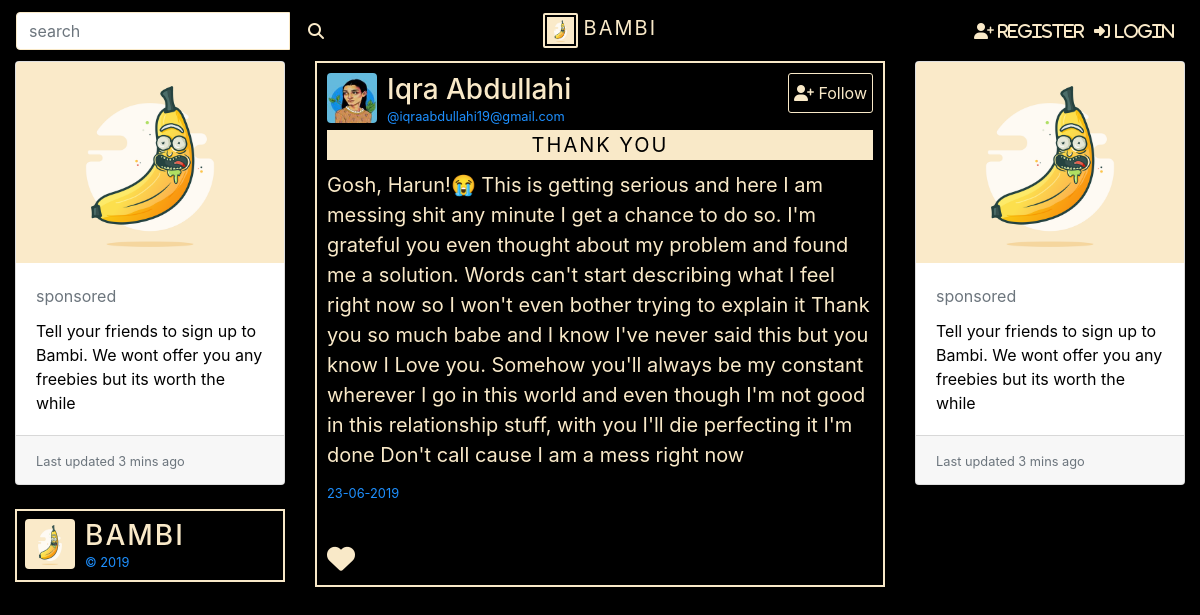
/post/1, run on the app's committed database.
### bambiv3/models.py (models this page shows, shortened)
class User(db.Model, UserMixin):
	id = db.Column(db.Integer, primary_key=True)
	username = db.Column(db.String(20), unique=True, nullable=False)
	email = db.Column(db.String(120), unique=True, nullable=False)
	image_file = db.Column(db.String(20), nullable=False, default='default.jpg')
	password = db.Column(db.String(60), nullable=False)
	department = db.Column(db.String(20), nullable=False)
	student_number = db.Column(db.Integer(), unique=True, nullable=False)
	age = db.Column(db.Integer(), nullable=False)
	country = db.Column(db.String(20), nullable=False)
	hobby = db.Column(db.String(20), nullable=False)
	posts = db.relationship('Post', backref='author', lazy=True)

class Post(db.Model):
	id = db.Column(db.Integer, primary_key=True)
	title = db.Column(db.String(100)) #nullable=False
	date_posted = db.Column(db.DateTime, nullable=False, default=datetime.utcnow)
	content = db.Column(db.Text, nullable=False)
	user_id = db.Column(db.Integer, db.ForeignKey('user.id'), nullable=False)

### bambiv3/routes.py (the view)
@app.route('/post/<int:post_id>')
def post(post_id):
	post = Post.query.get_or_404(post_id)
	return render_template('post.html',title=post.title, post=post)

### bambiv3/templates/post.html (shortened to what this page needs)
{% extends "layout.html" %}
{% block content %}
<div class="container-fluid">
  <div class="row">
    <div class="col-3">
      {% if current_user.is_authenticated %}
      <header style="color:#F9E9C8;border:2px solid #F9E9C8;padding:8px;cursor:pointer;" data-toggle="modal" data-target="#profile">
        <img src="{{ url_for('static', filename='profile_pics/' + current_user.image_file) }}" alt="default profile" class="profile-thumbnail">
        <div class="profile-name">
          <h3>{{current_user.username}}</h3>
          <small>{{current_user.email}}</small>
        </div>
      </header>
      <br>
      <div class="modal fade" id="profile" tabindex="-1" role="dialog" aria-labelledby="exampleModalCenterTitle" aria-hidden="true">
      <div class="modal-dialog modal-dialog-centered" role="document">
        <div class="modal-content">
            <button type="button" class="close" data-dismiss="modal" aria-label="Close">
              <span aria-hidden="true">&times;</span>
            </button>
          <div class="modal-body">
            <div class="card" style="color:#000;text-align:center;">
            <img class="card-img-top" src="{{ url_for('static', filename='profile_pics/' + current_user.image_file) }}" alt="Card image cap" style="height:250px;">
            <div class="card-body">
              <h5 class="card-title">{{current_user.username}}</h5>
              <small>@{{current_user.email}}</small>
              <!--<small>Software Engineering Student at Near East University</small>
            </div>
            <div class="card-footer">
            <div>
              <strong>12M</strong> Friends
            </div>
            <div>
              <strong>3</strong> Enemies
            </div>-->
            </div>
          </div>
          </div>
          <div class="modal-footer">
            <button type="button" class="btn btn-warning"><a href="{{ url_for('account') }}" style="color:#F9E9C8;">Edit</a></button>
            <button type="button" class="btn btn-dark" data-dismiss="modal">Close</button>
          </div>
        </div>
      </div>
    </div>
    <div class="card about" style="color:#000;text-align:left;">
    <div class="card-body">
      <h5 class="card-title">About <small><a href="{{ url_for('account') }}">edit</a></small></h5>
      <p><i class="fas fa-graduation-cap"></i> Studies at <span>Near East University</span></p>
      <p><i class="fas fa-fire-alt"></i> Majors in <span>{{current_user.department}}</span></p>
      <p><i class="fas fa-home"></i> Student Number: <span>{{current_user.student_number}}</span></p>
      <p><i class="fas fa-fire-alt"></i> Is <span>{{current_user.age}}</span> years old</p>
      <p><i class="fas fa-money-check-alt"></i> From <span>{{current_user.country}}</span></p>
      <p><i class="fas fa-home"></i> Lives in <span>Nicosia, Cyprus</span></p>
      <p><i class="fas fa-igloo"></i> Interested in <span>{{current_user.hobby}}</span></p>
    </div>
  </div>
  <br>
  <header style="color:#F9E9C8;border:2px solid #F9E9C8;padding:8px;">
    <img src="{{ url_for('static', filename='profile_pics/' + 'logo.png') }}" alt="logo" class="profile-thumbnail">
    <div class="profile-name">
      <h3 class="logo">BAMBI</h3>
      <small>&copy 2019</small>
    </div>
  </header>
  {% else %}
    <div class="card" style="color:#000;">
      <img class="card-img-top" src="{{ url_for('static', filename='profile_pics/' + 'logo.png') }}" alt="logo">
      <div class="card-body">
        <h5 class="card-title"><small class="text-muted">sponsored</small></h5>
        <p class="card-text">Tell your friends to sign up to Bambi. We wont offer you any freebies but its worth the while</p>
      </div>
      <div class="card-footer">
        <small class="text-muted">Last updated 3 mins ago</small>
      </div>
    </div>
    <br>
    <header style="color:#F9E9C8;border:2px solid #F9E9C8;padding:8px;">
    <img src="{{ url_for('static', filename='profile_pics/' + 'logo.png') }}" alt="logo" class="profile-thumbnail">
    <div class="profile-name">
      <h3 class="logo">BAMBI</h3>
      <small>&copy 2019</small>
    </div>
  </header>
  {% endif %}
</div>
    <div class="col-6">
	  <div class="post">
			<header>
			    <img src="{{ url_for('static', filename='profile_pics/' + post.author.image_file) }}" alt="profile pic" class="profile-thumbnail">
			    <div class="profile-name">
			      <h3><a href="{{url_for('user_posts', username=post.author.username)}}" style="color: #F9E9C8;">{{post.author.username}}</a></h3>
			      <small>@{{post.author.email}}</small>
			    </div>
			    <div class="follow-btn">
			      <button style="height:40px;background:#000;color:#F9E9C8;border:1px solid #F9E9C8;"><i class="fas fa-user-plus" style="color: #F9E9C8;"></i> Follow</button>
			    </div>
			  </header>
			  <div id="inner">
          <p style="text-transform: uppercase;letter-spacing: 2px;text-align: center;margin-top: 4px;background:#F9E9C8;color:#000;">{{post.title}}</p>
			    <p>{{post.content}}</p>
			    <small class="date">{{post.date_posted.strftime('%d-%m-%Y')}}</small>
			    <hr>
			  </div>
    	  <footer>
    			    <div class="stats">
    			      <div class="Retweets">
    			         <i class="fas fa-heart love" style="font-size: 28px;"></i>
    			      </div>
    			    </div>
    			  </footer>
    		</div>
    		<br>
    </div>
    <div class="col-3">
      {% if current_user.is_authenticated %}
	    {% with messages = get_flashed_messages(with_categories=true) %}
	    	{% if messages %}
	      		{% for category , message in messages %}
	        		<div class="alert alert-{{ category }} alert-dismissible fade show" role="alert">
      					{{message}}
        			<button type="button" class="close" data-dismiss="alert" aria-label="Close">
          				<span aria-hidden="true">&times;</span>
        			</button>
      				</div>
	      		{% endfor %}
	    	{% endif %}
	  	{% endwith %}
      <div class="alert alert-dark alert-dismissible fade show" role="alert">
      You have <strong>15</strong> unread messages
        <button type="button" class="close" data-dismiss="alert" aria-label="Close">
          <span aria-hidden="true">&times;</span>
        </button>
      </div>
      <div class="alert alert-success alert-dismissible fade show" role="alert">
      <strong>Ikra Abdullahi</strong> has a new post.Click to check.
        <button type="button" class="close" data-dismiss="alert" aria-label="Close">
          <span aria-hidden="true">&times;</span>
        </button>
      </div>
      <div class="alert alert-warning alert-dismissible fade show" role="alert">
      <strong>View your profile!</strong> Check yourself, you aren't looking too well.
        <button type="button" class="close" data-dismiss="alert" aria-label="Close">
          <span aria-hidden="true">&times;</span>
        </button>
      </div>
      <div class="card" style="color:#000;">
      <img class="card-img-top" src="{{ url_for('static', filename='profile_pics/' + 'logo.png') }}" alt="logo">
      <div class="card-body">
        <h5 class="card-title"><small class="text-muted">sponsored</small></h5>
        <p class="card-text">Tell your friends to sign up to Bambi. We wont offer you any freebies but its worth the while</p>
      </div>
      <div class="card-footer">
        <small class="text-muted">Last updated 3 mins ago</small>
      </div>
    </div>
    {% else %}
    <div class="card" style="color:#000;">
      <img class="card-img-top" src="{{ url_for('static', filename='profile_pics/' + 'logo.png') }}" alt="logo">
      <div class="card-body">
        <h5 class="card-title"><small class="text-muted">sponsored</small></h5>
        <p class="card-text">Tell your friends to sign up to Bambi. We wont offer you any freebies but its worth the while</p>
      </div>
      <div class="card-footer">
        <small class="text-muted">Last updated 3 mins ago</small>
      </div>
    </div>
    {% endif %}
</div>
{% endblock content %}

### bambiv3/static/main.css (style rules this page uses)
body { background:#000; color: #F9E9C8; }
.logo { color:#F9E9C8; letter-spacing:2px; }
.about span, small { color:#1e90ff; }

### bambiv3/templates/post.html (style rules this page uses)
header, footer { display: flex; flex-direction: row; }
header .profile-thumbnail { width: 50px; height: 50px; border-radius: 4px; }
header .profile-name { display: flex; flex-direction:column; margin-left: 10px; }
header .follow-btn { display: flex; margin: 0 0 0 auto; }
header .follow-btn button { border: 0; border-radius: 3px; padding: 5px; }
header h3, header h4 { display: flex; margin: 0; }
#inner p { margin-bottom: 10px; font-size: 20px; }
#inner hr { margin: 20px 0; border-style: solid; opacity: 0.1; color:#F9E9C8; }
footer .stats { display: flex; font-size: 15px; }
.post { border: 2px solid #F9E9C8; padding: 10px; }
.love { cursor: pointer; }

### data on the page
User: image_file (picture), author.username "Iqra Abdullahi", author.email "iqraabdullahi19@gmail.com"
Post: title "THANK YOU", content "Gosh, Harun!😭 This is getting serious and here I am messing shit any minute I get a chance to do so. I'm grateful you even thought about my problem and found me a solution. Words can't start describing what I feel right now so I won't even bother trying to explain it Thank you so much babe and I know I've never said this but you know I Love you. Somehow you'll always be my constant wherever I go in this world and even though I'm not good in this relationship stuff, with you I'll die perfecting it I'm done Don't call cause I am a mess right now", date_posted "23-06-2019"
